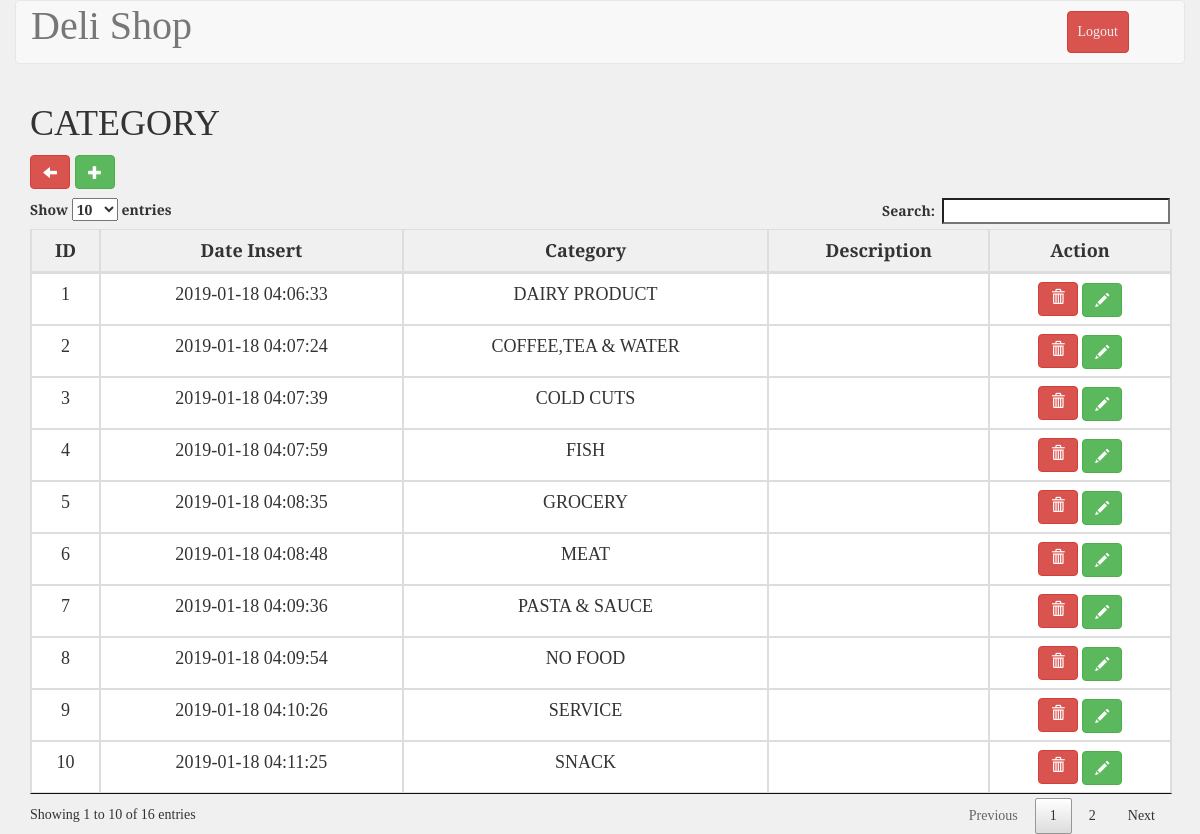
The app's page /kategori.php (signed in) with its own data.
### tables this page shows
CREATE TABLE `tb_kategori` (
  `id` int(11) NOT NULL AUTO_INCREMENT,
  `date_insert` datetime NOT NULL,
  `nm_kategori` varchar(100) NOT NULL,
  `description` text NOT NULL,
  PRIMARY KEY (`id`)
);

### kategori.php (the view, shortened to what this page needs)
<!DOCTYPE html>
<html>
<?php
include_once 'koneksi.php';
$category = mysqli_query($conn, "SELECT * FROM tb_kategori");
?>
    <?php include("./templates/header.php"); ?>
	<link rel="stylesheet" type="text/css" href="./css/stockStyle.css">
	<body>
        <div class="container-fluid" style="">
            <div class="row">
                <div class="col-md-12 header">
                    <nav class="navbar navbar-default" role="navigation">
                        <div class="container-fluid">
                            <div class="navbar-header">
                                <a class="navbar-brand" style="font-size: 40px;" href="#">Deli Shop</a>
                            </div>
                            <div class="collapse navbar-collapse navbar-ex1-collapse">
                                <ul class="nav navbar-nav navbar-right">
                                    <li><a type="button" class="btn btn-danger" style="margin: 10px; padding: 10px;" href="logout.php">Logout</a></li>
                                    <li><a href=""> </a></li>
                                </ul>
                            </div>
                        </div>
                    </nav>
                </div>
            </div>
        </div>
        <div class="container">
            <div class="row">
                <div class="col-md-12" id="mytable">
                <table id="example" class="table table-bordered" style="width: 100%;">
                    <h1>CATEGORY</h1>
                    <a href="administrator.php" style="margin:0 5px 10px 0" type="button" class="btn btn-danger glyphicon glyphicon-arrow-left" ></a>
                    <button class="btn btn-success glyphicon glyphicon-plus" style="margin-bottom:10px" data-toggle="modal" data-target="#exampleModal"></button>
                    <thead>
                        <tr>
                            <th>ID</th>
                            <th>Date Insert</th>
                            <th>Category</th>
                            <th>Description</th>
                            <th>Action</th>
                        </tr>
                    </thead>
                    <tbody>
                        <?php
                        if(count($category)>0)
                        {
                            $no=1;
                            foreach ($category as $data) {?>
                            <tr>
                                <td><?php echo $no ?></td>
                                <td><?php echo $data["date_insert"];?></td>
                                <td><?php echo $data["nm_kategori"];?></td>
                                <td><?php echo $data["description"];?></td>
                                <td>
                                    <button class="btn btn-danger deleteCategory" id="<?php echo $data['id']; ?>"><span class="glyphicon glyphicon-trash"></span></button>
                                    <a type="button" class="btn btn-success glyphicon glyphicon-pencil" href="edit_kategori.php?id=<?php echo $data['id']?>"></a>
                                </td>
                            </tr>
                            <?php
                            $no++;
                            }
                        }
                        ?>
                    </tbody>
                </table>
            </div>
        </div>
	</body>
</html>

### css/stockStyle.css (style rules this page uses)
html,body { font-family: 'Slabo 27px', serif; background-color: #f0f0f0; }
#example, th, td { font-size: 18px; text-align: center; width: auto; }
.navbar-default .navbar-nav>li>a { color: #f0f0f0 !important; }

### records on screen
tb_kategori: date_insert "2019-01-18 04:06:33", nm_kategori "DAIRY PRODUCT"
tb_kategori: date_insert "2019-01-18 04:07:24", nm_kategori "COFFEE,TEA & WATER"
tb_kategori: date_insert "2019-01-18 04:07:39", nm_kategori "COLD CUTS"
tb_kategori: date_insert "2019-01-18 04:07:59", nm_kategori "FISH"
tb_kategori: date_insert "2019-01-18 04:08:35", nm_kategori "GROCERY"
tb_kategori: date_insert "2019-01-18 04:08:48", nm_kategori "MEAT"
tb_kategori: date_insert "2019-01-18 04:09:36", nm_kategori "PASTA & SAUCE"
tb_kategori: date_insert "2019-01-18 04:09:54", nm_kategori "NO FOOD"
tb_kategori: date_insert "2019-01-18 04:10:26", nm_kategori "SERVICE"
tb_kategori: date_insert "2019-01-18 04:11:25", nm_kategori "SNACK"
